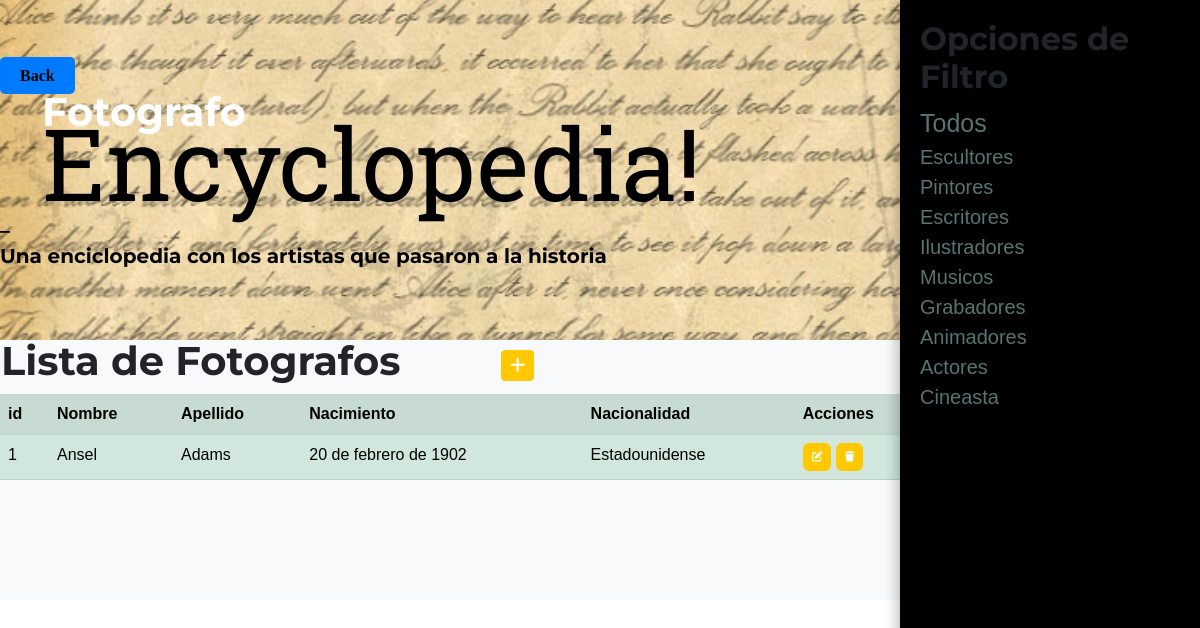
The app's page /encyclopedia/fotografo/ with its own data.
### Salute_dEncyclopedia/models.py (models this page shows, shortened)
class Fotografo(models.Model):
    nombre = models.CharField(max_length=50)
    apellido = models.CharField(max_length=50)
    nacimiento = models.DateField(default="Desconocido")
    profesion = models.CharField(max_length=50, default='Sin profesión especificada')
    nacionalidad = models.CharField(max_length=50, default='Sin nacionalidad especificada')

### Salute_dEncyclopedia/views.py (the view)
# urls.py: path('fotografo/', FotografoList.as_view(), name="Fotografo"),
def fotografo(request):
    contexto = {"Fotografos": Fotografo.objects.all()}
    return render(request, "Salute_dEncyclopedia/afotografo.html", contexto)

### Salute_dEncyclopedia/templates/Salute_dEncyclopedia/afotografo.html (shortened to what this page needs)
{% extends "Salute_dEncyclopedia/base.html" %}
{% load static %}
{% block titulo %}
<h1>Fotografo</h1>
{% endblock titulo %}
{% block contenido %}
<!DOCTYPE html>
<html>
<head>
</head>
<body>
    <div id="filters-panel">
        <div id="filters-content">
            <h2>Opciones de Filtro</h2>
            <a class="link" href="{% url 'Salute_dEncyclopedia:Encyclopedia' %}" style="color: rgb(86, 116, 113); display: block;
            text-decoration: none; font-size: 25px;">Todos</a>
            <a class="link" href="{% url 'Salute_dEncyclopedia:Escultor' %}" style="color: rgb(86, 116, 113); display: block;
             text-decoration: none; font-size: 20px;">Escultores</a>
            <a class="link" href="{% url 'Salute_dEncyclopedia:Pintor' %}" style="color: rgb(86, 116, 113); display: block;
             text-decoration: none; font-size: 20px;">Pintores</a>
            <a class="link" href="{% url 'Salute_dEncyclopedia:Escritor' %}" style="color: rgb(86, 116, 113); display: block;
             text-decoration: none; font-size: 20px;">Escritores</a>
            <a class="link" href="{% url 'Salute_dEncyclopedia:Ilustrador' %}" style="color: rgb(86, 116, 113); display: block;
             text-decoration: none; font-size: 20px;">Ilustradores</a>
            <a class="link" href="{% url 'Salute_dEncyclopedia:Musico' %}" style="color: rgb(86, 116, 113); display: block;
             text-decoration: none; font-size: 20px;">Musicos</a>
            <a class="link" href="{% url 'Salute_dEncyclopedia:Grabador' %}" style="color: rgb(86, 116, 113); display: block;
             text-decoration: none; font-size: 20px;">Grabadores</a>
            <a class="link" href="{% url 'Salute_dEncyclopedia:Animador' %}" style="color: rgb(86, 116, 113); display: block;
             text-decoration: none; font-size: 20px;">Animadores</a>
            <a class="link" href="{% url 'Salute_dEncyclopedia:Actor' %}" style="color: rgb(86, 116, 113); display: block;
             text-decoration: none; font-size: 20px;">Actores</a>
            <a class="link" href="{% url 'Salute_dEncyclopedia:Cineasta' %}" style="color: rgb(86, 116, 113); display: block;
             text-decoration: none; font-size: 20px;">Cineasta</a>
        </div>
    </div>
</body>
</html>
<table>
    <tr>
        <td width="500"><h1>Lista de Fotografos</h1></td>
        <td>
            <a
            href="{% url 'Salute_dEncyclopedia:create_fotografo'%}"
            class="btn btn-primary btn-sm"
            ><i class="fa fa-plus fa-lg" title="New Record"> </i>
            </a>
        </td>
    </tr>
</table>
<table class="table table-success table-striped">
    <tr>
        <th>id</th>
        <th>Nombre</th>
        <th>Apellido</th>
        <th>Nacimiento</th>
        <th>Nacionalidad</th>
        <th>Acciones</th>
    </tr>
{% for f in Fotografos %}
    <tr>
        <td>{{ f.id }}</td>
        <td>{{ f.nombre }}</td>
        <td>{{ f.apellido }}</td>
        <td>{{ f.nacimiento }}</td>
        <td>{{ f.nacionalidad }}</td>
        <td>
            <a
            href="{% url 'Salute_dEncyclopedia:update_fotografo' f.id %}"
            class="btn btn-primary"
            style="--bs-btn-padding-y: .25rem; --bs-btn-padding-x: .5rem; --bs-btn-font-size: .75rem;"
            ><i class="fa fa-edit fa-sm" title="Edit Record"></i>
            </a>
            <a
                href="{% url 'Salute_dEncyclopedia:delete_fotografo' f.id %}"
                class="btn btn-primary"
                style="--bs-btn-padding-y: .25rem; --bs-btn-padding-x: .5rem; --bs-btn-font-size: .75rem;"
                ><i class="fa fa-trash fa-sm" title="Delete"></i>
                </a>
        </td>
    </tr>
{% endfor %}
</table>
{% endblock contenido %}

### Salute_dEncyclopedia/templates/Salute_dEncyclopedia/afotografo.html (style rules this page uses)
body { margin: 0; padding: 0; font-family: Arial, sans-serif; }
#filters-panel { position: fixed; top: 0; right: 0; width: 300px; height: 100vh; background-color: #000000; box-shadow: -5px 0px 10px rgba(0, 0, 0, 0.2); }
#filters-content { padding: 20px; }

### records on screen
Fotografo: id "1", nombre "Ansel", apellido "Adams", nacimiento "20 de febrero de 1902", nacionalidad "Estadounidense"
